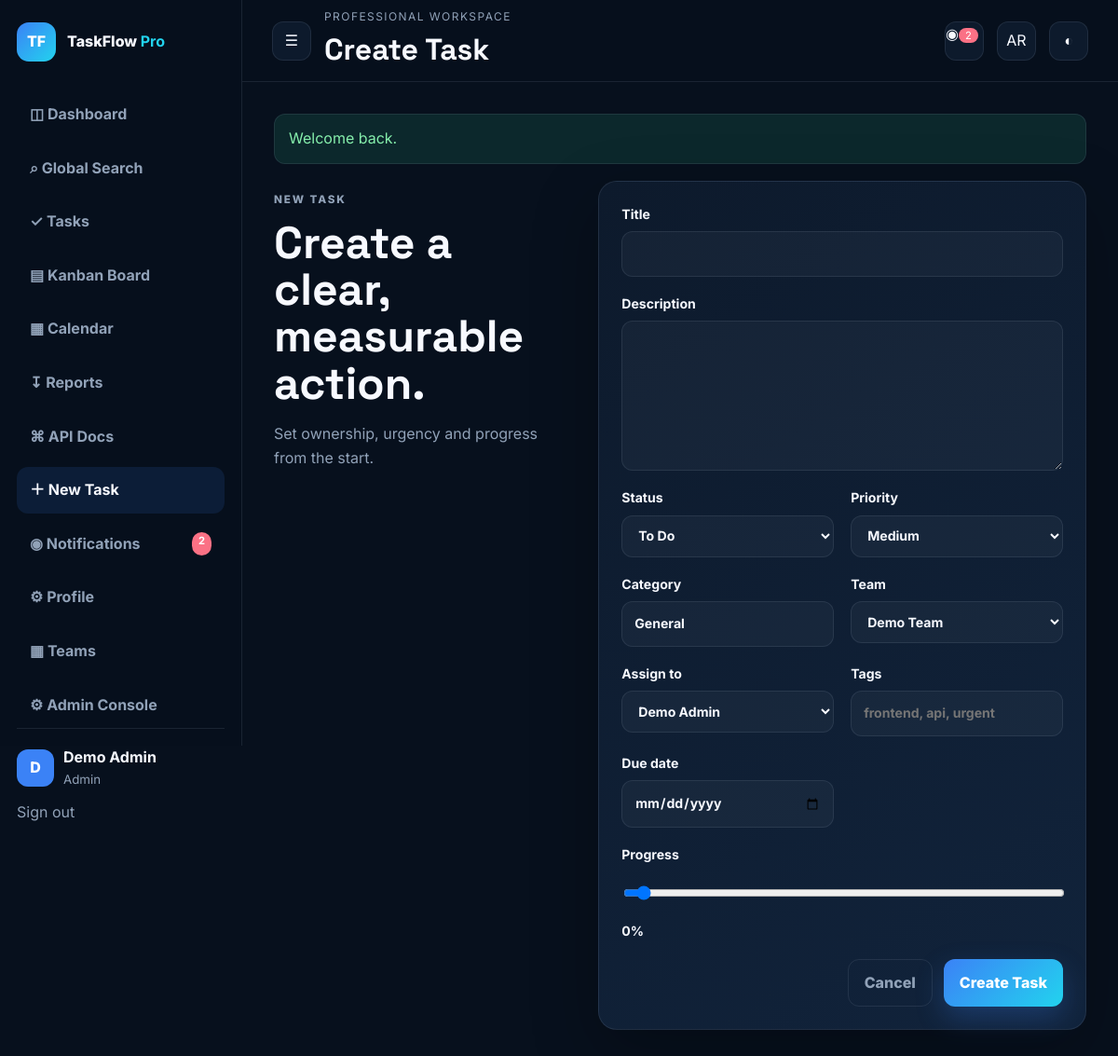
/tasks/create.php (signed in), run on the app's committed database.
### tables this page shows
CREATE TABLE users(
 id BIGINT UNSIGNED AUTO_INCREMENT PRIMARY KEY,
 name VARCHAR(80) NOT NULL,
 email VARCHAR(190) NOT NULL UNIQUE,
 password_hash VARCHAR(255) NOT NULL,
 role ENUM('admin','manager','member') NOT NULL DEFAULT 'member',
 avatar_color VARCHAR(20) NOT NULL DEFAULT '#3b82f6',
 bio VARCHAR(500) NULL,
 api_token VARCHAR(64) NOT NULL UNIQUE,
 last_login_at DATETIME NULL,
 created_at TIMESTAMP DEFAULT CURRENT_TIMESTAMP,
 updated_at TIMESTAMP DEFAULT CURRENT_TIMESTAMP ON UPDATE CURRENT_TIMESTAMP
);

CREATE TABLE team_members(
 id BIGINT UNSIGNED AUTO_INCREMENT PRIMARY KEY,
 team_id BIGINT UNSIGNED NOT NULL,
 user_id BIGINT UNSIGNED NOT NULL,
 role ENUM('admin','manager','member') NOT NULL DEFAULT 'member',
 created_at TIMESTAMP DEFAULT CURRENT_TIMESTAMP,
 CONSTRAINT fk_team_members_team FOREIGN KEY(team_id) REFERENCES teams(id) ON DELETE CASCADE,
 CONSTRAINT fk_team_members_user FOREIGN KEY(user_id) REFERENCES users(id) ON DELETE CASCADE,
 UNIQUE KEY uq_team_member(team_id,user_id),
 INDEX idx_team_members_user(user_id)
);

CREATE TABLE teams(
 id BIGINT UNSIGNED AUTO_INCREMENT PRIMARY KEY,
 owner_id BIGINT UNSIGNED NOT NULL,
 name VARCHAR(120) NOT NULL,
 description VARCHAR(500) NULL,
 color VARCHAR(20) NOT NULL DEFAULT '#3b82f6',
 logo_initials VARCHAR(4) NULL,
 slug VARCHAR(140) NOT NULL UNIQUE,
 created_at TIMESTAMP DEFAULT CURRENT_TIMESTAMP,
 updated_at TIMESTAMP DEFAULT CURRENT_TIMESTAMP ON UPDATE CURRENT_TIMESTAMP,
 CONSTRAINT fk_teams_owner FOREIGN KEY(owner_id) REFERENCES users(id) ON DELETE CASCADE,
 INDEX idx_teams_owner(owner_id)
);

### includes/functions.php (called while the page is built, shortened)
<?php
function e(?string $value): string {
    return htmlspecialchars($value ?? '', ENT_QUOTES, 'UTF-8');
}
function is_logged_in(): bool {
    return isset($_SESSION['user_id']);
}
function current_user(PDO $pdo): ?array {
    static $cached = null;
    if ($cached === null) {
        $stmt = $pdo->prepare("SELECT id,name,email,role,avatar_color,bio,api_token,created_at FROM users WHERE id=? LIMIT 1");
        $stmt->execute([$_SESSION['user_id']]);
        $cached = $stmt->fetch() ?: null;
    }
    return $cached;
}
function get_flashes(): array {
    $f = $_SESSION['flash'] ?? [];
    return $f;
}
function user_teams(PDO $pdo, int $userId): array {
    $stmt=$pdo->prepare("SELECT t.*,tm.role membership_role
        FROM teams t JOIN team_members tm ON tm.team_id=t.id
        WHERE tm.user_id=? ORDER BY t.name");
    $stmt->execute([$userId]);
    return $stmt->fetchAll();
}
function current_team_id(PDO $pdo, int $userId): ?int {
    $requested = isset($_GET['team']) ? (int)$_GET['team'] : (int)($_SESSION['team_id'] ?? 0);
    $stmt=$pdo->prepare("SELECT team_id FROM team_members WHERE user_id=? ORDER BY id LIMIT 1");
    $stmt->execute([$userId]);
    $id=$stmt->fetchColumn();
    return $id ? (int)$id : null;
}

### tasks/create.php (the view, shortened to what this page needs)
<?php
require_once __DIR__.'/../includes/bootstrap.php';require_auth();$u=current_user($pdo);$uid=(int)$u['id'];$teams=user_teams($pdo,$uid);$teamId=current_team_id($pdo,$uid);$members=[];if($teamId){$ms=$pdo->prepare("SELECT u.id,u.name FROM team_members tm JOIN users u ON u.id=tm.user_id WHERE tm.team_id=? ORDER BY u.name");$ms->execute([$teamId]);$members=$ms->fetchAll();}
$editing=isset($task);
$data=$editing?$task:['title'=>'','description'=>'','status'=>'todo','priority'=>'medium','due_date'=>'','category'=>'General','tags'=>'','team_id'=>$teamId,'assigned_to'=>$uid,'progress'=>0];
?>
<?php $pageTitle='Create Task';$activePage='new-task';require __DIR__.'/../includes/header.php';?>
<section class="form-layout"><div class="form-copy"><p class="eyebrow">NEW TASK</p><h2>Create a clear, measurable action.</h2><p>Set ownership, urgency and progress from the start.</p></div><form class="panel task-form" method="post">
<label class="full">Title<input name="title" value="<?=e($data['title'])?>" required></label><label class="full">Description<textarea name="description" rows="6"><?=e($data['description'])?></textarea></label><label>Status<select name="status"><option value="todo">To Do</option><option value="in_progress">In Progress</option><option value="completed">Completed</option></select></label><label>Priority<select name="priority"><option value="low">Low</option><option value="medium" selected>Medium</option><option value="high">High</option></select></label><label>Category<input name="category" value="<?=e($data['category'])?>"></label><label>Team<select name="team_id"><option value="">Personal</option><?php foreach($teams as $team):?><option value="<?=$team['id']?>" <?=((int)($data['team_id']??0)===(int)$team['id'])?'selected':''?>><?=e($team['name'])?></option><?php endforeach;?></select></label><label>Assign to<select name="assigned_to"><option value="">Unassigned</option><?php foreach($members as $member):?><option value="<?=$member['id']?>" <?=((int)($data['assigned_to']??0)===(int)$member['id'])?'selected':''?>><?=e($member['name'])?></option><?php endforeach;?></select></label><label>Tags<input name="tags" value="<?=e($data['tags']??'')?>" placeholder="frontend, api, urgent"></label><label>Due date<input type="date" name="due_date" value="<?=e($data['due_date'])?>"></label><label class="full">Progress<input type="range" name="progress" min="0" max="100" value="<?=e((string)$data['progress'])?>" oninput="this.nextElementSibling.value=this.value+'%'"><output><?=e((string)$data['progress'])?>%</output></label><div class="form-actions full"><a class="btn btn-ghost" href="tasks/index.php">Cancel</a><button class="btn btn-primary">Create Task</button></div></form></section>
<?php require __DIR__.'/../includes/footer.php';?>

### includes/header.php (shortened to what this page needs)
<?php
$user=current_user($pdo);
$pageTitle=$pageTitle??'TaskFlow Pro';
$activePage=$activePage??'';
$flashes=get_flashes();
$stmt=$pdo->prepare("SELECT COUNT(*) FROM notifications WHERE user_id=? AND is_read=0");
$stmt->execute([(int)$user['id']]);
$unread=(int)$stmt->fetchColumn();
?>
<!doctype html>
<html lang="en">
<head><base href="<?=e(base_url().'/')?>">
<link rel="manifest" href="manifest.webmanifest"><meta name="theme-color" content="#07101d"><link rel="stylesheet" href="assets/css/app.css">
</head>
<body>
<div class="app-shell">
<aside class="sidebar" id="sidebar">
<a class="brand" href="dashboard.php"><span class="brand-mark">TF</span><span>TaskFlow <b>Pro</b></span></a>
<nav class="nav">
<a class="<?=$activePage==='dashboard'?'active':''?>" href="dashboard.php">◫ Dashboard</a>
<a class="<?=$activePage==='search'?'active':''?>" href="search.php">⌕ Global Search</a>
<a class="<?=$activePage==='tasks'?'active':''?>" href="tasks/index.php">✓ Tasks</a>
<a class="<?=$activePage==='kanban'?'active':''?>" href="tasks/kanban.php">▤ Kanban Board</a>
<a class="<?=$activePage==='calendar'?'active':''?>" href="tasks/calendar.php">▦ Calendar</a>
<a class="<?=$activePage==='reports'?'active':''?>" href="reports/index.php">↧ Reports</a>
<a class="<?=$activePage==='api-docs'?'active':''?>" href="docs/api.php">⌘ API Docs</a>
<a class="<?=$activePage==='new-task'?'active':''?>" href="tasks/create.php">＋ New Task</a>
<a class="<?=$activePage==='notifications'?'active':''?>" href="notifications/index.php">◉ Notifications <?php if($unread):?><span class="nav-badge"><?=$unread?></span><?php endif;?></a>
<a class="<?=$activePage==='profile'?'active':''?>" href="profile/index.php">⚙ Profile</a>
<?php if(in_array($user['role'],['admin','manager'],true)):?>
<a class="<?=$activePage==='teams'?'active':''?>" href="teams/index.php">▦ Teams</a>
<a class="<?=$activePage==='admin'?'active':''?>" href="admin/index.php">⚙ Admin Console</a>
<?php endif;?>
</nav>
<div class="sidebar-footer">
<div class="user-mini"><span class="avatar" style="--avatar:<?=e($user['avatar_color'])?>"><?=e(strtoupper(substr($user['name'],0,1)))?></span><div><strong><?=e($user['name'])?></strong><small><?=e(ucfirst($user['role']))?></small></div></div>
<a class="logout-link" href="auth/logout.php">Sign out</a>
</div>
</aside>
<div class="main-area">
<header class="topbar">
<button id="menuToggle" class="icon-btn">☰</button>
<div><p class="kicker">Professional workspace</p><h1><?=e($pageTitle)?></h1></div>
<a class="icon-btn" href="notifications/index.php">◉<?php if($unread):?><span class="bubble"><?=$unread?></span><?php endif;?></a>
<button id="langToggle" class="icon-btn" title="Language">AR</button><button id="themeToggle" class="icon-btn">◐</button>
</header>
<main class="content">
<?php foreach($flashes as $flash):?><div class="alert alert-<?=e($flash['type'])?>"><?=e($flash['message'])?></div><?php endforeach;?>

### assets/css/app.css (style rules this page uses)
:root { --bg:#07101d;--panel:#0d1a2c;--panel2:#11233b;--text:#f7f9ff;--muted:#91a2b8;--line:rgba(148,163,184,.14);--blue:#3b82f6;--cyan:#22d3ee;--green:#34d399;--red:#fb7185;--orange:#fb923c;--shadow:0 24px 70px rgba(0,0,0,.28) }
* { box-sizing:border-box }
body { margin:0;font-family:Inter,sans-serif;background:var(--bg);color:var(--text);line-height:1.6 }
h1,h2,h3 { font-family:"Space Grotesk",sans-serif }
a { text-decoration:none;color:inherit }
button,input,select,textarea { font:inherit }
.app-shell { display:grid;grid-template-columns:260px 1fr;min-height:100vh }
.sidebar { position:sticky;top:0;height:100vh;padding:24px 18px;background:rgba(7,16,29,.92);border-right:1px solid var(--line);display:flex;flex-direction:column;z-index:30 }
.brand { display:flex;align-items:center;gap:12px;font-weight:800 }
.brand-mark { display:grid;place-items:center;width:42px;height:42px;border-radius:13px;background:linear-gradient(135deg,var(--blue),var(--cyan));color:white }
.brand b { color:var(--cyan) }
.nav { display:flex;flex-direction:column;gap:8px;margin-top:32px }
.nav a { padding:12px 14px;border-radius:12px;color:var(--muted);font-weight:700;display:flex;justify-content:space-between }
.nav a:hover,.nav a.active { background:rgba(59,130,246,.12);color:var(--text) }
.nav-badge,.bubble { background:var(--red);color:white;border-radius:99px;padding:1px 7px;font-size:.7rem }
.sidebar-footer { margin-top:auto;border-top:1px solid var(--line);padding-top:18px }
.user-mini { display:flex;gap:10px;align-items:center }
.avatar { width:40px;height:40px;border-radius:12px;display:grid;place-items:center;background:var(--avatar);font-weight:800 }
.user-mini div { display:flex;flex-direction:column }
.user-mini small,.logout-link,.muted { color:var(--muted) }
.logout-link { display:block;margin-top:12px }
.topbar { height:88px;padding:0 32px;display:flex;align-items:center;gap:14px;border-bottom:1px solid var(--line);position:sticky;top:0;background:rgba(7,16,29,.78);backdrop-filter:blur(16px);z-index:20 }
.topbar>div { flex:1 }
.topbar h1,.kicker { margin:0 }
.kicker { color:var(--muted);font-size:.75rem;text-transform:uppercase;letter-spacing:.12em }
.icon-btn { width:42px;height:42px;border:1px solid var(--line);border-radius:12px;background:var(--panel);color:var(--text);position:relative }
.content { padding:34px;max-width:1500px;margin:auto }
.eyebrow { color:var(--cyan);font-size:.73rem;letter-spacing:.16em;font-weight:800 }
.hero-row h2,.form-copy h2 { font-size:clamp(2rem,4vw,3.5rem);line-height:1.05;margin:6px 0 }
.hero-row p,.form-copy p { color:var(--muted) }
.btn { display:inline-flex;justify-content:center;align-items:center;padding:12px 17px;border:1px solid var(--line);border-radius:12px;font-weight:800;background:transparent;color:var(--text);cursor:pointer }
.btn-primary { border:0;color:#fff;background:linear-gradient(135deg,var(--blue),var(--cyan));box-shadow:0 12px 30px rgba(59,130,246,.25) }
.btn-ghost { color:var(--muted) }
.panel,.stat-card,.task-card { background:linear-gradient(145deg,var(--panel),var(--panel2));border:1px solid var(--line);box-shadow:var(--shadow);border-radius:20px }
.panel { padding:24px }
.filters label,.task-form label,.auth-card label { display:flex;flex-direction:column;gap:7px;font-weight:700;font-size:.88rem }
input,select,textarea { width:100%;padding:12px 13px;border-radius:12px;border:1px solid var(--line);background:rgba(148,163,184,.06);color:var(--text);outline:none }
select option { color:#111 }
.form-layout { display:grid;grid-template-columns:.75fr 1.25fr;gap:34px }
.form-copy { position:sticky;top:120px }
.task-form { display:grid;grid-template-columns:1fr 1fr;gap:18px }
.full { grid-column:1/-1 }
.form-actions { display:flex;justify-content:flex-end;gap:12px }
.alert { padding:13px 15px;border-radius:12px;margin-bottom:18px;border:1px solid var(--line) }
.alert-success { background:rgba(52,211,153,.12);color:#86efac }
.panel,.stat-card,.task-card,.kanban-card { transition:transform .2s ease,border-color .2s ease,box-shadow .2s ease }
.btn { transition:transform .18s ease,opacity .18s ease }
.alert { transition:opacity .4s ease }
.content>section,.content>.panel,.content>.task-grid,.content>.kanban-board { animation:fadeUp .35s ease both }

### data on the page
users: name "D", name "Demo Admin", role "Admin", category "General", team_id "Demo Team", progress "0", id.team_id "0"
team_members: assigned_to "Demo Admin"

### other printed values
$unread "2"
$pageTitle "Create Task"
$flash['message'] "Welcome back."
